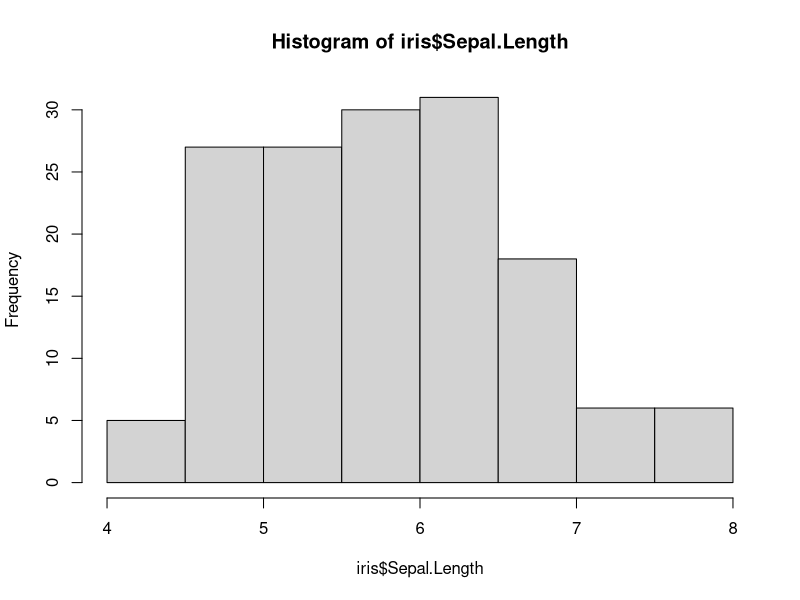
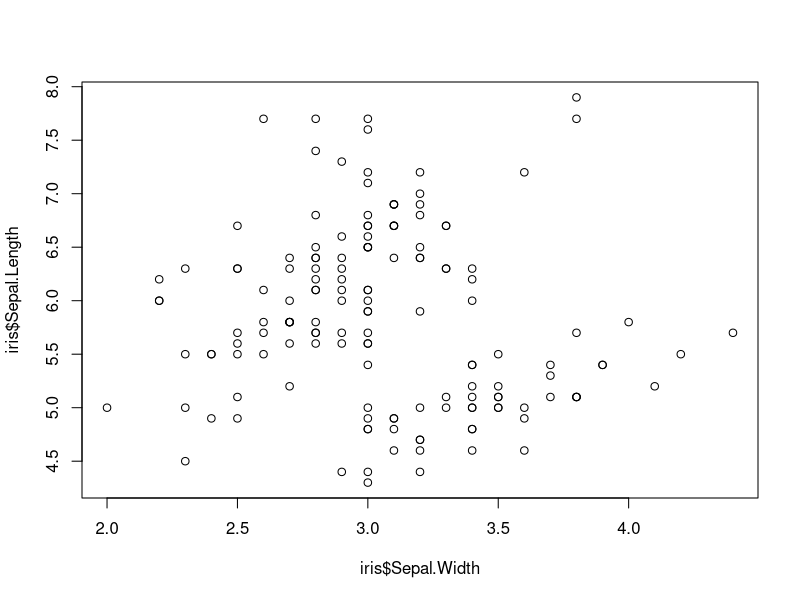

Generate these figures, in order, with R:
## ---- chunk 1
knitr::opts_chunk$set(echo = TRUE)
## ---- chunk 2
str(iris)
#summary()
summary(iris)


## ---- chunk 3
hist(iris$Sepal.Length)
## ---- chunk 4
plot(iris$Sepal.Width,iris$Sepal.Length)
